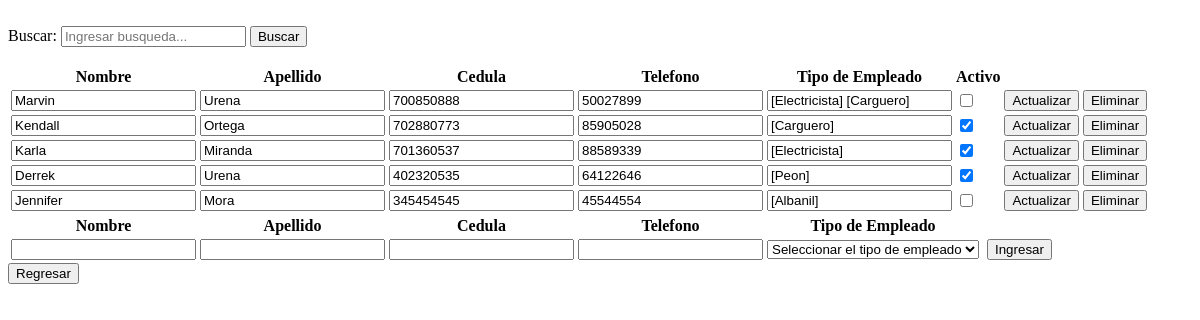
Page /view/EmpleadoView.php on the committed database.
### tables this page shows
CREATE TABLE `tbempleado` (
  `tbempleadoid` int(11) NOT NULL,
  `tbempleadonombre` text NOT NULL,
  `tbempleadoapellidos` text NOT NULL,
  `tbempleadocedula` varchar(12) NOT NULL,
  `tbempleadotelefono` varchar(8) NOT NULL,
  `tbempleadoactivo` tinyint(1) NOT NULL
);

### data/EmpleadoData.php (called while the page is built, shortened)
<?php
include_once 'data.php';
include '../domain/Empleado.php';
class EmpleadoData extends Data {
    public function getAllEmpleado() {
        $conn = mysqli_connect($this->server, $this->user, $this->password, $this->db);
        $conn->set_charset('utf8');
        $querySelect = "SELECT * FROM tbempleado;";
        $result = mysqli_query($conn, $querySelect);
        $Empleados = [];
        while ($row = mysqli_fetch_array($result)) {
            $currentEmpleado = new Empleado($row['tbempleadoid'], $row['tbempleadonombre'], $row['tbempleadoapellidos'],
            $row['tbempleadocedula'], $row['tbempleadotelefono'], $row['tbempleadoactivo']);
            array_push($Empleados, $currentEmpleado);
        }
        return $Empleados;
    }
}

### business/EmpleadoBusiness.php (called while the page is built, shortened)
<?php
include '../data/EmpleadoData.php';
class EmpleadoBusiness {
    private $EmpleadoData;
    public function EmpleadoBusiness() {
        $this->EmpleadoData = new EmpleadoData();
    }
    public function getAllEmpleado() {
        return $this->EmpleadoData->getAllEmpleado();
    }
}

### domain/Empleado.php (called while the page is built, shortened)
<?php
class Empleado {
    private $empleadoId;
    private $empleadoNombre;
    private $empleadoApellidos;
    private $empleadoCedula;
    private $empleadoTelefono;
    private $empleadoActivo;
    function Empleado($empleadoId, $empleadoNombre,$empleadoApellidos, $empleadoCedula, $empleadoTelefono, $empleadoActivo) {
        $this->empleadoId = $empleadoId;
        $this->empleadoNombre = $empleadoNombre;
        $this->empleadoApellidos = $empleadoApellidos;
        $this->empleadoCedula = $empleadoCedula;
        $this->empleadoTelefono = $empleadoTelefono;
        $this->empleadoActivo = $empleadoActivo;
    }
    function getEmpleadoId() {
        return $this->empleadoId;
    }
    public function getEmpleadoNombre() {
        return $this->empleadoNombre;
    }
    function getEmpleadoApellidos() {
        return $this->empleadoApellidos;
    }
    function getEmpleadoCedula() {
        return $this->empleadoCedula;
    }
    function getEmpleadoTelefono() {
        return $this->empleadoTelefono;
    }
    function getEmpleadoActivo() {
        return $this->empleadoActivo;
    }
}

### data/data.php (called while the page is built, shortened)
<?php
class Data {
    public function Data() {
        $hostName = gethostname();
    }
}

### data/EmpleadoTipoAsignadoData.php (called while the page is built, shortened)
<?php
include_once 'data.php';
class EmpleadoTipoAsignadoData extends Data {
    public function getAllEmpleadoTipoAsignado($empleadoId) {
        $conn = mysqli_connect($this->server, $this->user, $this->password, $this->db);
        $conn->set_charset('utf8');
        $EmpleadoTipoBusiness = new EmpleadoTipoBusiness();
        $querySelect = "SELECT * FROM tbempleadotipoasignado WHERE tbempleadoid = ". $empleadoId .";";
        $result = mysqli_query($conn, $querySelect);
        $TiposAsignados = "";
        while ($row = mysqli_fetch_array($result)) {
            $TiposAsignados .="[". $EmpleadoTipoBusiness->getEmpleadoTipo($row['tbempleadotipoid']) . "] ";
        }
        return $TiposAsignados;
    }
}

### business/EmpleadoTipoAsignadoBusiness.php (called while the page is built, shortened)
<?php
include '../data/EmpleadoTipoAsignadoData.php';
class EmpleadoTipoAsignadoBusiness {
    private $EmpleadoTipoAsignadoData;
    public function EmpleadoTipoAsignadoBusiness() {
        $this->EmpleadoTipoAsignadoData = new EmpleadoTipoAsignadoData();
    }
    public function getAllEmpleadoTipoAsignado($empleadoId) {
        return $this->EmpleadoTipoAsignadoData->getAllEmpleadoTipoAsignado($empleadoId);
    }
}

### data/EmpleadoTipoData.php (called while the page is built, shortened)
<?php
include_once 'data.php';
class EmpleadoTipoData extends Data {
    public function getEmpleadoTipo($empleadoTipoId) {
        $conn = mysqli_connect($this->server, $this->user, $this->password, $this->db);
        $conn->set_charset('utf8');
        $querySelect = "SELECT * FROM tbempleadotipo WHERE tbempleadotipoid = ". $empleadoTipoId .";";
        $result = mysqli_query($conn, $querySelect);
        $tipoEmpleado = "";
        while ($row = mysqli_fetch_array($result)) {
            $tipoEmpleado = $row['tbempleadotiponombre'];
        }
        return $tipoEmpleado;
    }
}

### business/EmpleadoTipoBusiness.php (called while the page is built, shortened)
<?php
include '../data/EmpleadoTipoData.php';
class EmpleadoTipoBusiness {
    private $EmpleadoTipoData;
    public function EmpleadoTipoBusiness() {
        $this->EmpleadoTipoData = new EmpleadoTipoData();
    }
    public function getEmpleadoTipo($empleadoTipoId) {
        return $this->EmpleadoTipoData->getEmpleadoTipo($empleadoTipoId);
    }
}

### view/EmpleadoView.php (the view, shortened to what this page needs)
<!DOCTYPE html>
<html lang="en">
<head>
    <?php
    include '../business/EmpleadoBusiness.php';
    include '../business/EmpleadoTipoBusiness.php';
    include '../business/EmpleadoTipoAsignadoBusiness.php';
    ?>
</head>
<body>
    <section id="form">
        <form action="" method="post" autocomplete="off">
            <div>
                Buscar:
                <?php
                $nombre = "";
                echo '<input type="text" name="buscar" id = "buscar" required placeholder = "Ingresar busqueda..." value = "' . $nombre . '">';
                ?>
                <input type="button" name="search" id="search" value="Buscar" onclick="getData()">
                <ul id="lista"></ul>
            </div>
        </form>
        <table>
            <tr>
                <th>Nombre</th>
                <th>Apellido</th>
                <th>Cedula</th>
                <th>Telefono</th>
                <th>Tipo de Empleado</th>
                <th>Activo</th>
            </tr>
            <tbody id=buscar>
                <?php
                $EmpleadoBusiness = new EmpleadoBusiness();
                $EmpleadoTipoAsignadoBusiness = new EmpleadoTipoAsignadoBusiness();
                $allEmpleados = $EmpleadoBusiness->getAllEmpleado();
                foreach ($allEmpleados as $current) {
                    echo '<form method="post" enctype="multipart/form-data" action="../business/EmpleadoAction.php">';
                    echo '<td><input type="text" name="tbempleadonombre" id="tbempleadonombre" value="' . $current->getEmpleadoNombre() . '"/></td>';
                    echo '<td><input type="text" name="tbempleadoapellidos" id="tbempleadoapellidos" value="' . $current->getEmpleadoApellidos() . '"/></td>';
                    echo '<td><input type="text" data-mask  ="0-0000-0000" minlength="5" maxlength="15" name="tbempleadocedula" id="tbempleadocedula" value="' . $current->getEmpleadoCedula() . '"/></td>';
                    echo '<td><input data-mask="0000-0000" type="text" min="10000000" max = "99999999" name="tbempleadotelefono" id="tbempleadotelefono" value="' . $current->getEmpleadoTelefono() . '"/></td>';
                    echo '<td><input type="text" readonly name="tbempleadotipoempleado" id="tbempleadotipoempleado" value="' . $EmpleadoTipoAsignadoBusiness->getAllEmpleadoTipoAsignado($current->getEmpleadoId()) . '"/></td>';
                  if($current->getEmpleadoActivo() == 1){
                    echo '<td><input type="checkbox" checked name="tbempleadoactivo" id="tbempleadoactivo" value="1"/></td>';
                  }else{
                    echo '<td><input type="checkbox" name="tbempleadoactivo" id="tbempleadoactivo" value="0"/></td>';
                  }
                    echo '<td><input type="submit" value="Actualizar" name="actualizar" id="actualizar"/></td>';
                    echo '<td><button onclick="eliminarEmpleado(' . $current->getEmpleadoId() . ')">Eliminar</button></td>';
                    echo '</form>';
                }
                ?>
            </tbody>
            <table>
                <tr>
                    <th>Nombre</th>
                    <th>Apellido</th>
                    <th>Cedula</th>
                    <th>Telefono</th>
                    <th>Tipo de Empleado</th>
                </tr>
                <?php
                $empleadoNombre = "";
                $empleadoApellidos = "";
                $empleadoCedula = "";
                $empleadoTelefono = "";
                $empleadoActivo = 1;
                ?>
                <form method="post" enctype="multipart/form-data" action="../business/EmpleadoAction.php">
                    <tr>
                    <?php
                        echo '<td><input required type="text" name="tbempleadonombre" id="tbempleadonombre" value="' . $empleadoNombre . '"/></td>';
                        echo '<td><input required type="text" name="tbempleadoapellidos" id="tbempleadoapellidos" value="' . $empleadoApellidos . '"/></td>';
                        echo '<td><input required data-mask ="0-0000-0000" type="text" name="tbempleadocedula" id="tbempleadocedula" value="' . $empleadoCedula . '"  maxlength="15" minlength="9"/></td>';
                        echo '<td><input required data-mask ="0000-0000" type="text" name="tbempleadotelefono" id="tbempleadotelefono" value=" ' . $empleadoTelefono . '"   min="10000000" max = "99999999"/></td>';
                        ?>
                        <td><select name="tbempleadotipoempleado" id="" required>
                                <option value="">Seleccionar el tipo de empleado</option>
                            </select></td>
                        <?php
                        if($empleadoActivo == 1){
                            echo '<td><input type="hidden" checked name="tbempleadoactivo" id="tbempleadoactivo" value="' . $empleadoActivo . '"/></td>';
                          }else{
                            echo '<td><input type="hidden" name="tbempleadoactivo" id="tbempleadoactivo" value="' . $empleadoActivo . '"/></td>';
                          }
                        ?>
                        <td><input type="submit" value="Ingresar" name="crear" id="crear" /></td>
                    </tr>
                </form>
            </table>
        </table>
    </section>
    <form action ="../business/HomeAction.php" method = "POST">
    <button type="submit" name="regresar"> Regresar</button>
    </form>
</body>
</html>

### view/EmpleadoView.php (style rules this page uses)
ul { list-style-type: none; width: 250px; height: auto; position: absolute; z-index: 10; padding: 10px; }

### rows in the picture
tbempleado: tbempleadonombre "Marvin", tbempleadoapellidos "Urena", tbempleadocedula "700850888", tbempleadotelefono "50027899", tbempleadotipoempleado "[Electricista] [Carguero]"
tbempleado: tbempleadonombre "Kendall", tbempleadoapellidos "Ortega", tbempleadocedula "702880773", tbempleadotelefono "85905028", tbempleadotipoempleado "[Carguero]"
tbempleado: tbempleadonombre "Karla", tbempleadoapellidos "Miranda", tbempleadocedula "701360537", tbempleadotelefono "88589339", tbempleadotipoempleado "[Electricista]"
tbempleado: tbempleadonombre "Derrek", tbempleadoapellidos "Urena", tbempleadocedula "402320535", tbempleadotelefono "64122646", tbempleadotipoempleado "[Peon]"
tbempleado: tbempleadonombre "Jennifer", tbempleadoapellidos "Mora", tbempleadocedula "345454545", tbempleadotelefono "45544554", tbempleadotipoempleado "[Albanil]"
